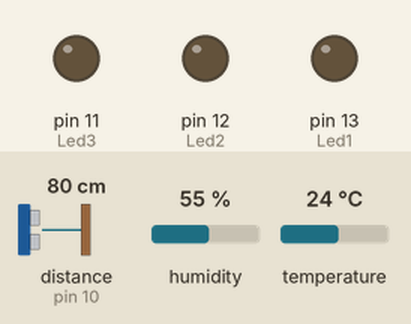
Recording of a sketch running on a simulated Arduino Uno, built with avr-gcc and run on an emulated ATmega328P. Parts: output pins drawn as LEDs (lit = HIGH). Wiring (inferred from the names in the program): ultrasonic range finder: trigger pin 9; echo pin 10. The inputs (shaded band) are chosen by the test bench; at power-on: distance to the obstacle (sensor on pin 10) 80 cm, humidity 55 %, temperature 24 °C. The echo pulse lasts 58.3 µs per cm; pins used as bus, display or sensor lines are not drawn; what the sketch prints to the serial monitor is not drawn.

Above: at 1.2 s.
1.3 s: distance to the obstacle (sensor on pin 10) set to 28 cm
2.8 s: distance to the obstacle (sensor on pin 10) set to 24 cm
At 3.1 s:
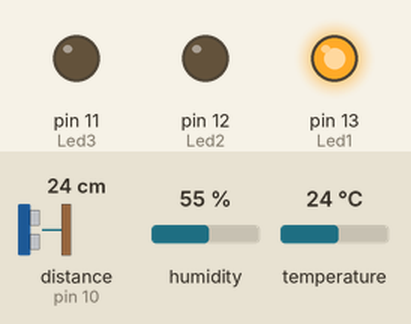
4.3 s: distance to the obstacle (sensor on pin 10) set to 17 cm
5.8 s: distance to the obstacle (sensor on pin 10) set to 14 cm
At 6.7 s:
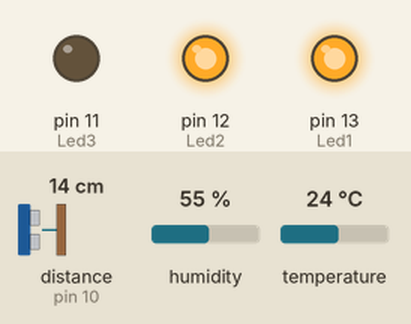
13.3 s: distance to the obstacle (sensor on pin 10) set to 9 cm
14.8 s: distance to the obstacle (sensor on pin 10) set to 6 cm
At 15.7 s:
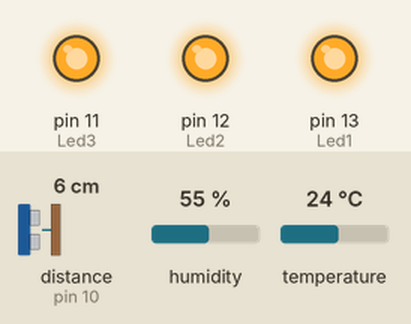
Timing chart, 0 to 17.3 s (numbered marks = the images above; inputs shaded):
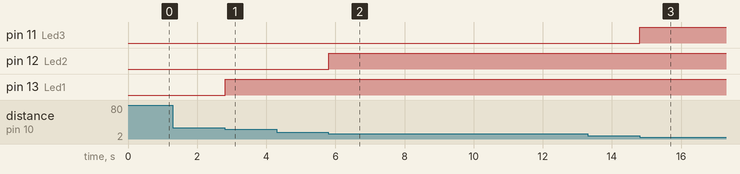

Measured:
- the behaviour switches between 26 and 25 cm on distance to the obstacle (sensor on pin 10) (found by bisection; images 0 and 1)
- the behaviour switches between 16 and 15 cm on distance to the obstacle (sensor on pin 10) (found by bisection; images 1 and 2)
- the behaviour switches between 8 and 7 cm on distance to the obstacle (sensor on pin 10) (found by bisection; images 2 and 3)
- after the input at 1.3 s, every drawn part: stays the same
- after the input at 2.8 s, pin 13 (Led1): LOW → HIGH at once
- after the input at 4.3 s, every drawn part: stays the same
- after the input at 5.8 s, pin 12 (Led2): LOW → HIGH at once
- after the input at 13.3 s, every drawn part: stays the same
- after the input at 14.8 s, pin 11 (Led3): LOW → HIGH at once

The sketch:

EnvironmentGraph.ino
```cpp
#include <DHT.h>
#include <DHT_U.h>

#include <Adafruit_Sensor.h>

#define DHTPIN 3

#define DHTTYPE DHT11

DHT dht(DHTPIN, DHTTYPE);

int Led1 = 13;
int Led2 = 12;
int Led3 = 11;

const int triggerPin = 9;
const int echoPin = 10;

void setup() {
  pinMode(Led1, OUTPUT);
  pinMode(Led2, OUTPUT);
  pinMode(Led3, OUTPUT);
  pinMode(triggerPin, OUTPUT);
  pinMode(echoPin, INPUT);
  Serial.begin(9600);
  dht.begin();
}

void loop() {
    digitalWrite(triggerPin, LOW);
    delayMicroseconds(2);
    digitalWrite(triggerPin, HIGH);
    delayMicroseconds(10);
    digitalWrite(triggerPin, LOW);

    float duration = pulseIn(echoPin, HIGH);

    int distance = duration * 0.034/2;

    if(distance < 7)
    {
        digitalWrite(Led1, HIGH);
        digitalWrite(Led2, HIGH);
        digitalWrite(Led3, HIGH);
    }
    else if(distance >= 7 && distance < 15)
    {
        digitalWrite(Led1, HIGH);
        digitalWrite(Led2, HIGH);
        digitalWrite(Led3, LOW);
    }
    else if(distance >= 15 && distance < 25)
    {
        digitalWrite(Led1, HIGH);
        digitalWrite(Led2, LOW);
        digitalWrite(Led3, LOW);
    }
    else
    {
        digitalWrite(Led1, LOW);
        digitalWrite(Led2, LOW);
        digitalWrite(Led3, LOW);
    }

    float h = dht.readHumidity();

    float t = dht.readTemperature();

    float hic = dht.computeHeatIndex(t, h, false);

    Serial.println(String(t)+","+String(h)+","+String(hic));
}
```
